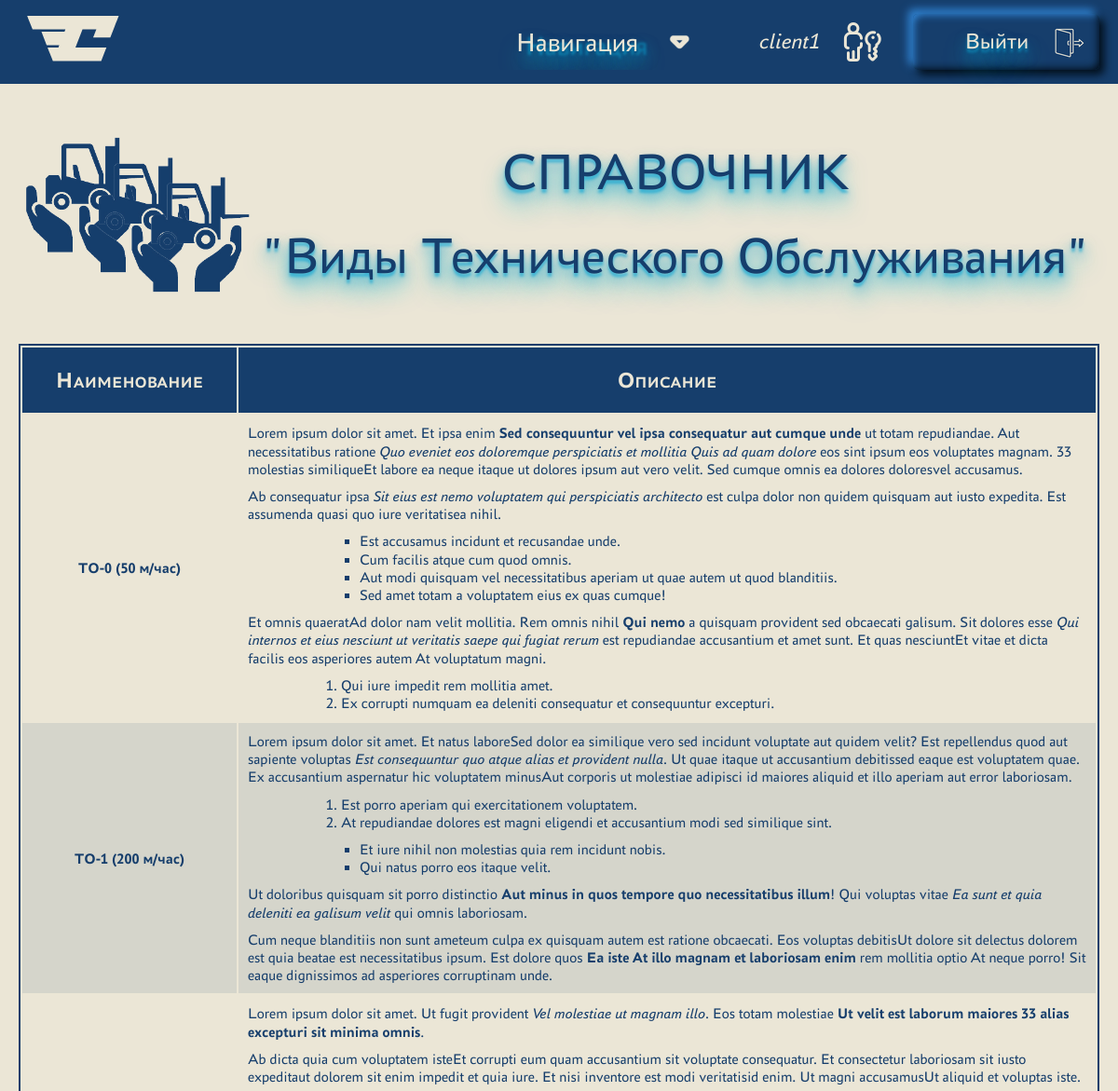
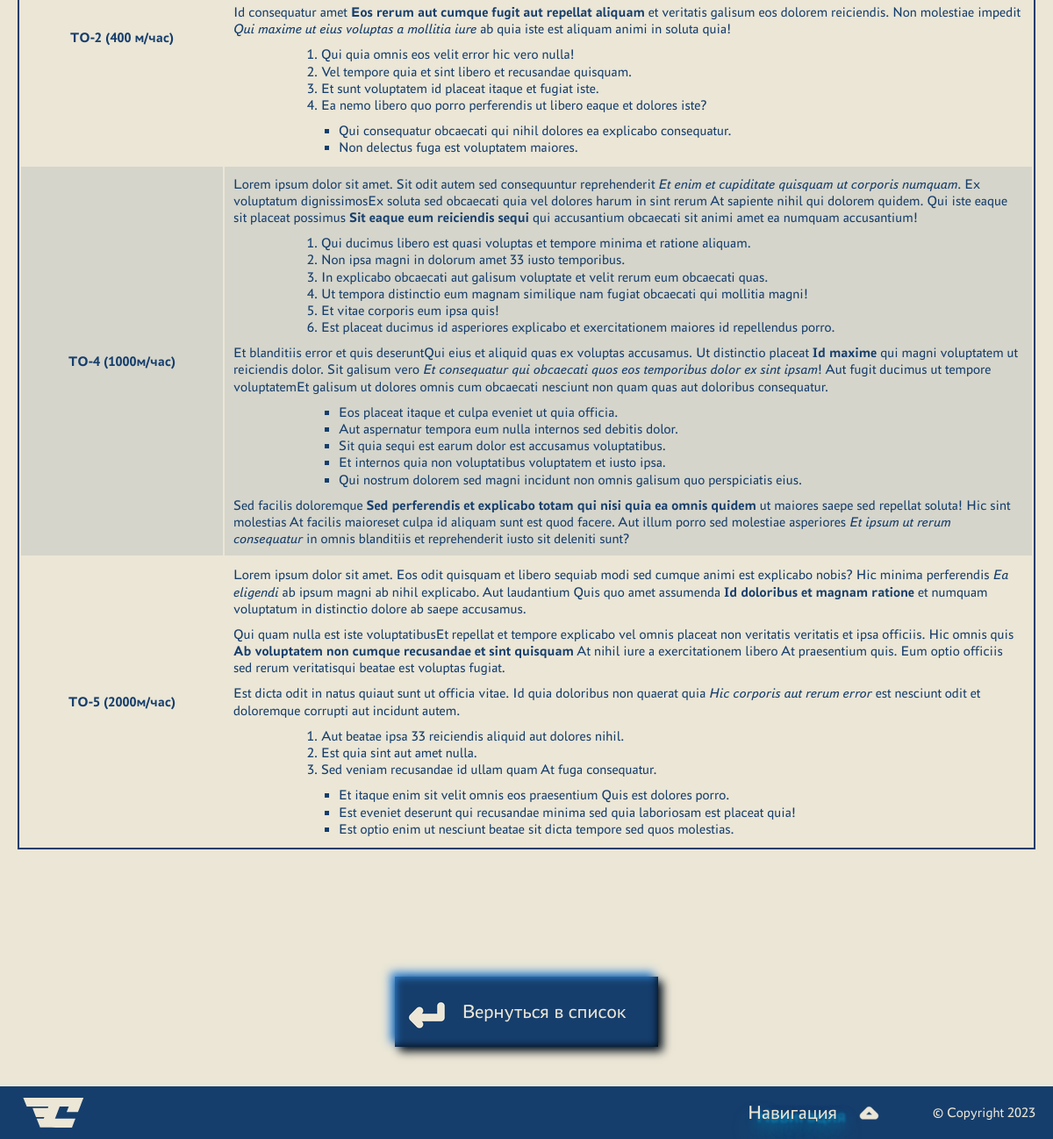
The page /directory_maintenance_types/ (signed in) on the database its author committed (2 pictures, top to bottom).
### crm_app/models.py (models this page shows, shortened)
class MaintenanceType(models.Model):
    name = models.CharField(max_length=255, verbose_name='Название')
    description = models.TextField(verbose_name='Описание')
    class Meta:
        verbose_name = 'Вид Технического Обслуживания'
        verbose_name_plural = '_СПРАВОЧНИК_Виды Технического Обслуживания'

### crm_app/views.py (the view)
# urls.py: path('directory_maintenance_types/', DirectoryMaintenanceTypeList.as_view(),
class DirectoryMaintenanceTypeList(LoginRequiredMixin, DataMixin, ListView):
    queryset = MaintenanceType.objects.order_by('name')
    template_name = 'crm_app/directoryMaintenanceTypeList.html'
    allow_empty = False
    def get_context_data(self, *, object_list=None, **kwargs):
        context = super().get_context_data(**kwargs)
        c_def = self.get_user_context(
            title='"Виды Технического Обслуживания"')
        return dict(list(context.items()) + list(c_def.items()))

### crm_app/utilities.py (called while the page is built)
    def get_user_context(self, **kwargs):
        context = kwargs
        context['menu'] = menu
        context['machine_table_titles'] = machine_table_titles
        context['directories'] = directories
        return context

### crm_app/templates/crm_app/directoryMaintenanceTypeList.html (shortened to what this page needs)
{% extends 'crm_app/base.html' %} {% block content %}
<div class="container">
  <div class="directory-head">
    <div class="directory-head__image">
      <img
        src="../../static/crm_app/images/directories/maintenances.png"
        alt="icon of maintenance"
      />
    </div>
    <div class="directory-head__title">СПРАВОЧНИК <br />{{ title }}</div>
  </div>
  <table class="directories">
    <thead>
      <tr class="directories__row">
        {% for d in directories %}
        <th class="directories__head">{{d}}</th>
        {% endfor %}
      </tr>
    </thead>
    <tbody>
      {% for object in object_list %}
      <tr class="directories__row">
        <td class="directories__col">{{object.name}}</td>
        {% autoescape off %}
        <td class="directories__col">{{object.description|linebreaks}}</td>
        {% endautoescape %}
      </tr>
      {% empty %}
      <div class="message">Список пуст</div>
      {% endfor %}
    </tbody>
  </table>
</div>
<div class="navigate-to">
  {% if request.user.is_staff == True %}
  <a href="{% url 'full_db_list' %}" class="btn btn_back_to_list" id="to_model"
    >Вернуться в список</a
  >
  {% else %}
  <a
    href="{% url 'page_after_authorization' %}"
    class="btn btn_back_to_list"
    id="to_model"
    >Вернуться в список</a
  >
  {% endif %}
</div>
{% endblock content %}

### crm_app/templates/crm_app/base.html (shortened to what this page needs)
<!DOCTYPE html>
<html lang="en">
  <head>
    {% load static %}
    <link
      type="text/css"
      rel="stylesheet"
      href="{% static 'crm_app/css/main_styles.css' %}"
    />
    <link
      type="text/css"
      rel="stylesheet"
      href="{% static 'members/css/styles.css' %}"
    />
  </head>
  <body>
    <div class="wrapper">
      <div class="header">
        <div class="header__top header__top--open">
          <div class="container">
            <div class="header__inner">
              <a class="header__logo" href="{% url 'about' %}">
              </a>
              <div class="header__drop">
                <div class="header__dropdown">
                  <button class="header__dropbtn">Навигация</button>
                </div>
              </div>
              <ul class="header__menu-list">
                {% if request.user.is_authenticated %}
                <li class="header__menu-user">{{ request.user }}</li>
                <a class="header__menu-item exit" href="{% url 'logout' %}"
                  >Выйти</a
                >
                {% else %}
                <a class="header__menu-item enter" href="{% url 'login' %}"
                  >Войти</a
                >
                {% endif %}
              </ul>
            </div>
          </div>
        </div>
      </div>
      <main>{% block content %} {% endblock content %}</main>
      <div class="footer">
        <div class="container">
          <div class="footer__inner">
            <a class="footer__logo" href="{% url 'about' %}">
            </a>
            <div class="footer__drop">
              <div class="footer__dropup">
                <button class="footer__dropbtn">Навигация</button>
              </div>
            </div>
            <div class="footer__menu-item">© Copyright 2023</div>
          </div>
        </div>
      </div>
    </div>
  </body>
</html>

### rows shown on the page
MaintenanceType: name "ТО-0 (50 м/час)", description "Lorem ipsum dolor sit amet. Et ipsa enim Sed consequuntur vel ipsa consequatur aut cumque unde ut totam repudiandae. Aut necessitatibus ratione Quo eveniet eos doloremque perspiciatis et mollitia Quis ad quam dolore eos sint ipsum eos voluptates magnam. 33 molestias similiqueEt labore ea neque itaque ut dolores ipsum aut vero velit. Sed cumque omnis ea dolores doloresvel accusamus. Ab consequatur ipsa Sit eius est nemo voluptatem qui perspiciatis architecto est culpa dolor non quidem quisquam aut iusto expedita. Est assumenda quasi quo iure veritatisea nihil. Est accusamus incidunt et recusandae unde. Cum facilis atque cum quod omnis. Aut modi quisquam vel necessitatibus aperiam ut quae…"
MaintenanceType: name "ТО-1 (200 м/час)", description "Lorem ipsum dolor sit amet. Et natus laboreSed dolor ea similique vero sed incidunt voluptate aut quidem velit? Est repellendus quod aut sapiente voluptas Est consequuntur quo atque alias et provident nulla . Ut quae itaque ut accusantium debitissed eaque est voluptatem quae. Ex accusantium aspernatur hic voluptatem minusAut corporis ut molestiae adipisci id maiores aliquid et illo aperiam aut error laboriosam. Est porro aperiam qui exercitationem voluptatem. At repudiandae dolores est magni eligendi et accusantium modi sed similique sint. Et iure nihil non molestias quia rem incidunt nobis. Qui natus porro eos itaque velit. Ut doloribus quisquam sit porro distinctio Aut minus in quos…"
MaintenanceType: name "ТО-2 (400 м/час)", description "Lorem ipsum dolor sit amet. Ut fugit provident Vel molestiae ut magnam illo . Eos totam molestiae Ut velit est laborum maiores 33 alias excepturi sit minima omnis . Ab dicta quia cum voluptatem isteEt corrupti eum quam accusantium sit voluptate consequatur. Et consectetur laboriosam sit iusto expeditaut dolorem sit enim impedit et quia iure. Et nisi inventore est modi veritatisid enim. Ut magni accusamusUt aliquid et voluptas iste. Id consequatur amet Eos rerum aut cumque fugit aut repellat aliquam et veritatis galisum eos dolorem reiciendis. Non molestiae impedit Qui maxime ut eius voluptas a mollitia iure ab quia iste est aliquam animi in soluta quia! Qui quia omnis eos velit error hic…"
MaintenanceType: name "ТО-4 (1000м/час)", description "Lorem ipsum dolor sit amet. Sit odit autem sed consequuntur reprehenderit Et enim et cupiditate quisquam ut corporis numquam . Ex voluptatum dignissimosEx soluta sed obcaecati quia vel dolores harum in sint rerum At sapiente nihil qui dolorem quidem. Qui iste eaque sit placeat possimus Sit eaque eum reiciendis sequi qui accusantium obcaecati sit animi amet ea numquam accusantium! Qui ducimus libero est quasi voluptas et tempore minima et ratione aliquam. Non ipsa magni in dolorum amet 33 iusto temporibus. In explicabo obcaecati aut galisum voluptate et velit rerum eum obcaecati quas. Ut tempora distinctio eum magnam similique nam fugiat obcaecati qui mollitia magni! Et vitae corporis eum…"
MaintenanceType: name "ТО-5 (2000м/час)", description "Lorem ipsum dolor sit amet. Eos odit quisquam et libero sequiab modi sed cumque animi est explicabo nobis? Hic minima perferendis Ea eligendi ab ipsum magni ab nihil explicabo. Aut laudantium Quis quo amet assumenda Id doloribus et magnam ratione et numquam voluptatum in distinctio dolore ab saepe accusamus. Qui quam nulla est iste voluptatibusEt repellat et tempore explicabo vel omnis placeat non veritatis veritatis et ipsa officiis. Hic omnis quis Ab voluptatem non cumque recusandae et sint quisquam At nihil iure a exercitationem libero At praesentium quis. Eum optio officiis sed rerum veritatisqui beatae est voluptas fugiat. Est dicta odit in natus quiaut sunt ut officia vitae. Id quia…"

### other values the page prints
{{ request.user }} "client1"
{{ title }} "\"Виды Технического Обслуживания\""
{{ d }} "Наименование" "Описание"
